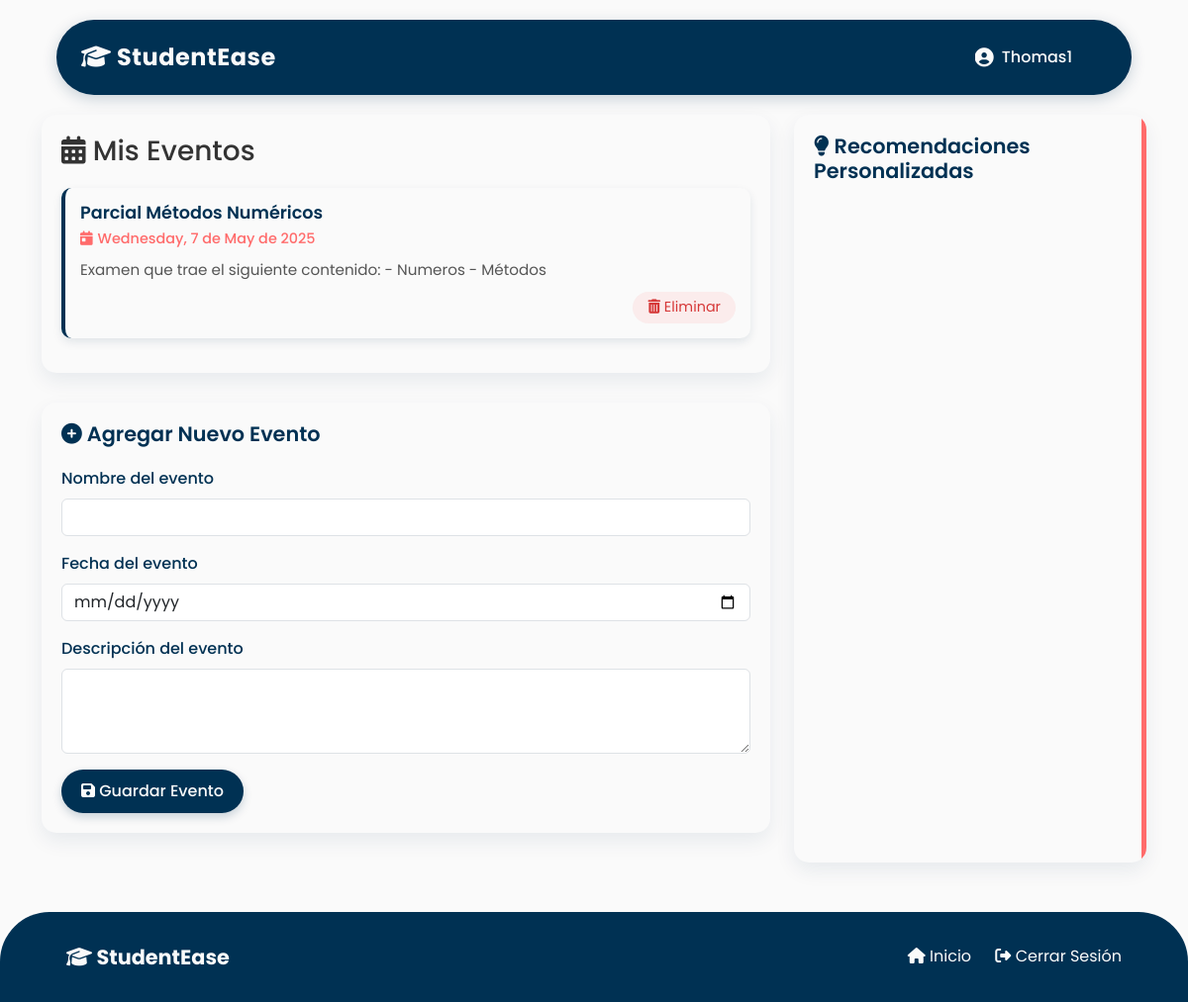
The app's page /aifunctions/calendario/ (signed in) with its own data.
### aifunctions/models.py (models this page shows, shortened)
class Evento(models.Model):
    estudiante = models.ForeignKey(Estudiante, on_delete=models.CASCADE)
    nombre = models.CharField(max_length=100)
    fecha = models.DateField()
    descripcion = models.TextField()

### aifunctions/views.py (the view, shortened to what this page needs)
# urls.py: path('calendario/', views.calendario, name='calendario'),
@login_required
def calendario(request):
    estudiante = Estudiante.objects.get(user=request.user)
    form = EventoForm()
    eventos = Evento.objects.filter(estudiante=estudiante)
    recomendaciones = obtener_recomendaciones_ia(estudiante)
    context = {
        'eventos': eventos,  # Pasamos los eventos directamente, no como JSON
        'form': form,
        'recomendaciones': recomendaciones,
        'user_name': request.user.username,
        'nombre': estudiante.nombre
    }
    return render(request, 'calendario.html', context)

### aifunctions/forms.py
class EventoForm(forms.ModelForm):
    class Meta:
        model = Evento
        exclude = ['estudiante']
        labels = {
            'nombre': 'Nombre del evento',
            'fecha': 'Fecha del evento',
            'descripcion': 'Descripción del evento',
        }
    fecha = forms.DateField(
        widget=forms.DateInput(attrs={'placeholder': 'YYYY-MM-DD', 'type': 'date'})
    )

### aifunctions/templates/calendario.html (shortened to what this page needs)
<!DOCTYPE html>
<html lang="es">
<head>
    <link href="https://cdn.jsdelivr.net/npm/bootstrap@5.3.0-alpha1/dist/css/bootstrap.min.css" rel="stylesheet">
    <link rel="stylesheet" href="https://cdnjs.cloudflare.com/ajax/libs/font-awesome/6.4.0/css/all.min.css">
</head>
<body>
    <div class="container">
        <nav class="navbar navbar-expand-lg navbar-dark">
            <div class="navbar-container">
                <a class="navbar-brand" href="{% url 'home' %}">
                    <i class="fas fa-graduation-cap"></i> StudentEase
                </a>
                <div class="user-profile">
                    <span class="navbar-text">
                        <i class="fas fa-user-circle"></i> {{ user_name }}
                    </span>
                </div>
            </div>
        </nav>
    </div>
    <div class="container">
        <div class="row">
            <div class="col-lg-8">
                <div class="calendar-container">
                    <h3><i class="fas fa-calendar-alt"></i> Mis Eventos</h3>
                    <div class="eventos-list">
                        {% if eventos %}
                            {% for evento in eventos %}
                                <div class="evento-card">
                                    <h4 class="evento-title">{{ evento.nombre }}</h4>
                                    <div class="evento-date">
                                        <i class="fas fa-calendar-day"></i> {{ evento.fecha|date:"l, j \d\e F \d\e Y" }}
                                    </div>
                                    <p class="evento-description">{{ evento.descripcion }}</p>
                                    <div class="evento-actions">
                                        <a href="{% url 'eliminar_evento' evento.id %}" class="btn btn-delete">
                                            <i class="fas fa-trash-alt"></i> Eliminar
                                        </a>
                                    </div>
                                </div>
                            {% endfor %}
                        {% else %}
                            <div class="no-eventos">
                                <p><i class="fas fa-info-circle"></i> No tienes eventos programados. ¡Agrega uno nuevo!</p>
                            </div>
                        {% endif %}
                    </div>
                </div>
                <div class="form-container">
                    <h3><i class="fas fa-plus-circle"></i> Agregar Nuevo Evento</h3>
                    <form method="post">
                        <div class="mb-3">
                            <label for="id_nombre" class="form-label">Nombre del evento</label>
                            <input type="text" name="nombre" class="form-control" id="id_nombre" required>
                        </div>
                        <div class="mb-3">
                            <label for="id_fecha" class="form-label">Fecha del evento</label>
                            <input type="date" name="fecha" class="form-control" id="id_fecha" required>
                        </div>
                        <div class="mb-3">
                            <label for="id_descripcion" class="form-label">Descripción del evento</label>
                            <textarea name="descripcion" class="form-control" id="id_descripcion" rows="3"></textarea>
                        </div>
                        <button type="submit" class="btn btn-custom">
                            <i class="fas fa-save"></i> Guardar Evento
                        </button>
                    </form>
                </div>
            </div>
            <div class="col-lg-4">
                <div class="recommendations-container">
                    <h3><i class="fas fa-lightbulb"></i> Recomendaciones Personalizadas</h3>
                    <div class="recommendations-content">
                    </div>
                </div>
            </div>
        </div>
    </div>
    <footer class="footer">
        <div class="container">
            <div class="footer-content">
                <div class="footer-logo">
                    <i class="fas fa-graduation-cap"></i> StudentEase
                </div>
                <div class="footer-links">
                    <a href="{% url 'home' %}"><i class="fas fa-home"></i> Inicio</a>
                    <a href="{% url 'logout' %}"><i class="fas fa-sign-out-alt"></i> Cerrar Sesión</a>
                </div>
            </div>
        </div>
    </footer>
</body>
</html>

### aifunctions/templates/calendario.html (style rules this page uses)
:root { --white: #fafafa; --dark-blue: #003153; --coral: #ff6b6b; --light-blue: #b0d0d3; --blue-gray: #bccad6; }
body { background-color: var(--white); font-family: 'Poppins', sans-serif; color: #333; padding-top: 20px; }
.navbar { background-color: var(--dark-blue); box-shadow: 0 4px 15px rgba(0, 49, 83, 0.2); padding: 15px 0; border-radius: 50px; margin: 0 15px 20px 15px; max-width: calc(100% - 30px); overflow: hidden; }
.navbar-container { padding: 0 25px; display: flex; justify-content: space-between; align-items: center; width: 100%; position: relative; }
.navbar .navbar-brand { color: var(--white); font-weight: 700; font-size: 1.5rem; letter-spacing: 0.5px; margin-right: 20px; flex-shrink: 0; }
.user-profile { display: flex; align-items: center; margin-right: 25px; padding-right: 10px; }
.navbar .navbar-text { color: var(--white); font-weight: 500; display: flex; align-items: center; white-space: nowrap; overflow: hidden; text-overflow: ellipsis; max-width: 200px; }
.navbar .navbar-text i { margin-right: 8px; font-size: 1.2rem; flex-shrink: 0; }
.calendar-container { background-color: var(--white); border-radius: 15px; box-shadow: 0 8px 20px rgba(0, 49, 83, 0.08); padding: 20px; margin-bottom: 30px; }
.eventos-list { margin-top: 20px; }
.evento-card { background-color: var(--white); border-radius: 10px; box-shadow: 0 4px 10px rgba(0, 49, 83, 0.1); padding: 15px; margin-bottom: 15px; border-left: 4px solid var(--dark-blue); transition: transform 0.2s ease; }
.evento-title { color: var(--dark-blue); font-weight: 600; font-size: 1.1rem; margin-bottom: 5px; }
.evento-date { color: var(--coral); font-weight: 500; font-size: 0.9rem; margin-bottom: 10px; display: flex; align-items: center; }
.evento-date i { margin-right: 5px; }
.evento-description { color: #555; font-size: 0.95rem; margin-bottom: 10px; }
.evento-actions { display: flex; justify-content: flex-end; }
.btn-delete { color: #d63939; background-color: rgba(255, 107, 107, 0.1); border: none; border-radius: 50px; padding: 5px 15px; font-size: 0.9rem; transition: all 0.2s ease; }
.form-container { background-color: var(--white); border-radius: 15px; box-shadow: 0 8px 20px rgba(0, 49, 83, 0.08); padding: 20px; margin-bottom: 30px; }
.form-container h3 { color: var(--dark-blue); font-weight: 600; margin-bottom: 20px; font-size: 1.3rem; }
.form-label { color: var(--dark-blue); font-weight: 500; }
.recommendations-container { background-color: var(--white); border-radius: 15px; box-shadow: 0 8px 20px rgba(0, 49, 83, 0.08); padding: 20px; height: 100%; position: relative; overflow: hidden; }
.recommendations-container::before { content: ""; position: absolute; top: 0; right: 0; width: 5px; height: 100%; background-color: var(--coral); border-radius: 0 15px 15px 0; }
.recommendations-container h3 { color: var(--dark-blue); font-weight: 600; margin-bottom: 20px; font-size: 1.3rem; }
.recommendations-content { color: #555; font-size: 0.95rem; line-height: 1.6; white-space: pre-line; }
.btn-custom { background-color: var(--dark-blue); color: var(--white); border: none; border-radius: 50px; padding: 10px 20px; font-weight: 500; transition: all 0.3s ease; box-shadow: 0 4px 10px rgba(0, 49, 83, 0.2); }
.footer { background-color: var(--dark-blue); color: var(--white); padding: 30px 0; margin-top: 50px; border-radius: 50px 50px 0 0; }
.footer-content { display: flex; justify-content: space-between; align-items: center; padding: 0 25px; }
.footer-logo { font-weight: 700; font-size: 1.3rem; }
.footer-links a { color: var(--white); margin-left: 20px; text-decoration: none; transition: color 0.3s ease; }

### records on screen
Evento: nombre "Parcial Métodos Numéricos", fecha "Wednesday, 7 de May de 2025", descripcion "Examen que trae el siguiente contenido: - Numeros - Métodos"

### other values on screen
{{ user_name }} "Thomas1"
